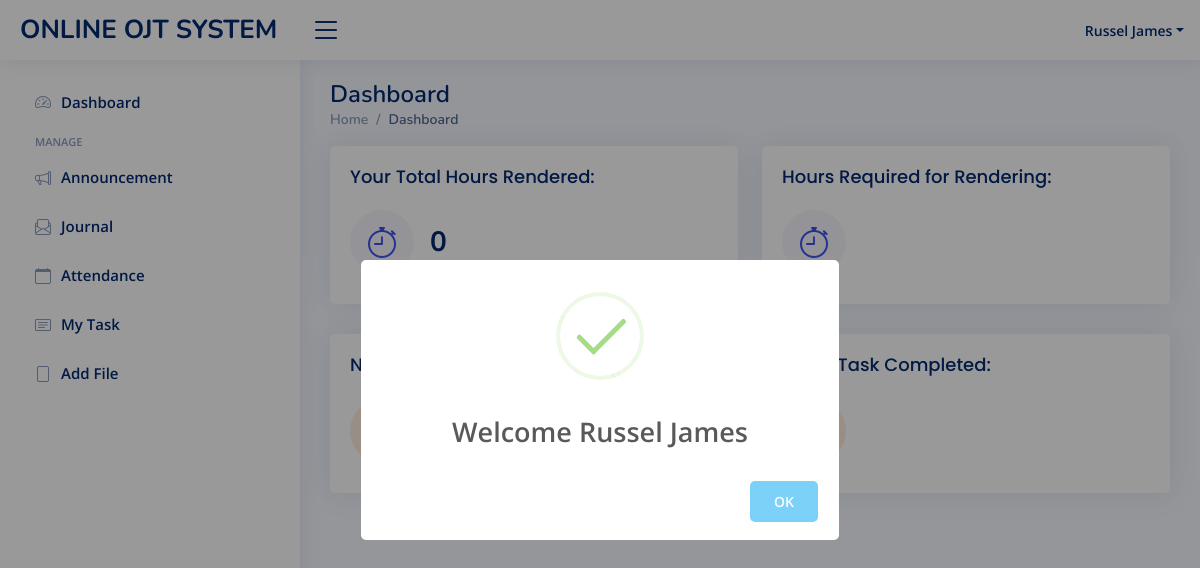
Before: /student/index.php (signed in) with the older database file.
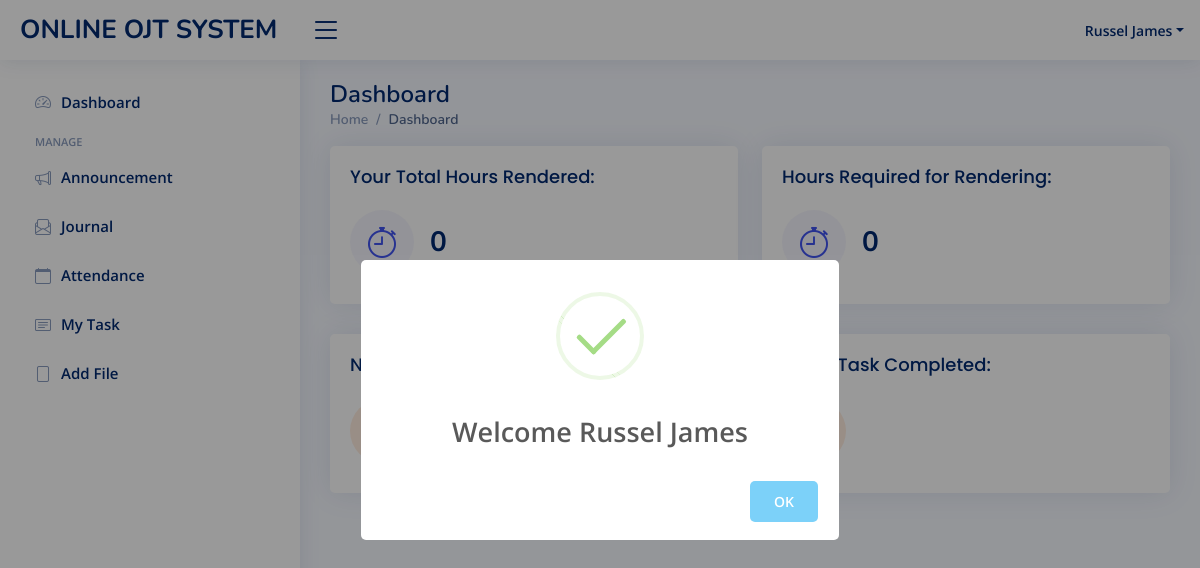
After: the same page with the newer database file.
### tables this page shows
CREATE TABLE `course` (
  `course_id` int(11) NOT NULL,
  `course_name` varchar(255) NOT NULL,
  `acronym` varchar(255) NOT NULL,
  `ojt_hours` varchar(100) NOT NULL
);

### student/index.php (the view, shortened to what this page needs)
<?php
 include('authentication.php');
 include('header.php');
 include('sidebar.php');
 ?>
<div class="pagetitle">
      <h1>Dashboard</h1>
      <nav>
        <ol class="breadcrumb">
          <li class="breadcrumb-item"><a href="index.html">Home</a></li>
          <li class="breadcrumb-item active">Dashboard</li>
        </ol>
      </nav>
    </div>
    <section class="section dashboard">
      <div class="row">
        <div class="col-lg-12">
          <div class="row">
          <div class="col-xxl-4 col-md-6">
  <div class="card info-card sales-card">
    <div class="card-body">
      <h5 class="card-title">Your Total Hours Rendered:</h5>
      <div class="d-flex align-items-center">
        <div class="card-icon rounded-circle d-flex align-items-center justify-content-center">
          <i class="bi bi-stopwatch"></i>
        </div>
        <div class="ps-3">
          <?php
          if (isset($_SESSION['auth_user'])) {
            $total_hours = 0;
            $total_hours_formatted = intval($total_hours);
            echo '<h6>' . $total_hours_formatted . '</h6>';
          }
          ?>
        </div>
      </div>
    </div>
  </div>
</div>
            <div class="col-xxl-4 col-md-6">
  <div class="card info-card sales-card">
    <div class="card-body">
      <h5 class="card-title">Hours Required for Rendering:</h5>
      <div class="d-flex align-items-center">
        <div class="card-icon rounded-circle d-flex align-items-center justify-content-center">
          <i class="bi bi-stopwatch"></i>
        </div>
        <div class="ps-3">
        <?php
        if (isset($_SESSION['auth_user'])) {
          $user_course = $_SESSION['auth_user']['user_course'];
          $sql = "SELECT ojt_hours FROM course WHERE course_id = $user_course";
          $sql_run = mysqli_query($con, $sql);
          if ($sql_run && mysqli_num_rows($sql_run) > 0) {
            $row = mysqli_fetch_assoc($sql_run);
            $ojt_hours = $row['ojt_hours'];
            echo '<h6>' . $ojt_hours . '</h6>';
          } else {
            echo '<h6>0</h6>';
          }
        }
        ?>
        </div>
      </div>
    </div>
  </div>
</div>
            <div class="col-xxl-4 col-xl-6">
              <div class="card info-card customers-card">
                <div class="card-body">
                  <h5 class="card-title">No. of Journal Passed:</span></h5>
                  <div class="d-flex align-items-center">
                    <div class="card-icon rounded-circle d-flex align-items-center justify-content-center">
                    </div>
                    <div class="ps-3">
                    <?php
if (isset($_SESSION['auth_user'])) {
    $userID = $_SESSION['auth_user']['user_id'];
    $sql = "SELECT * FROM journal WHERE id = $userID";
    $sql_run = mysqli_query($con, $sql);
    if ($sql_run) {
        $journal_count = mysqli_num_rows($sql_run);
        echo '<h6>' . $journal_count . '</h6>';
    } else {
        echo '<h6>0</h6>';
    }
}
?>
                    </div>
                  </div>
                </div>
              </div>
            </div>
            <div class="col-xxl-4 col-xl-6">
              <div class="card info-card customers-card">
                <div class="card-body">
                  <h5 class="card-title">No. of Task Completed:</span></h5>
                  <div class="d-flex align-items-center">
                    <div class="card-icon rounded-circle d-flex align-items-center justify-content-center">
                    </div>
                  </div>
                </div>
              </div>
            </div>
          </div>
        </div>
      </div>
    </section>
<?php
 include('footer.php');
 ?>

Changed rows visible on the page:
now on this page (row edited): course: ojt_hours "0"
